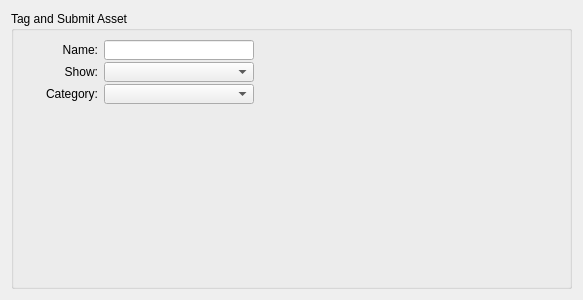
<?xml version="1.0" encoding="UTF-8"?>
<ui version="4.0">
 <class>Dialog</class>
 <widget class="QDialog" name="Dialog">
  <property name="geometry">
   <rect>
    <x>0</x>
    <y>0</y>
    <width>583</width>
    <height>300</height>
   </rect>
  </property>
  <property name="windowTitle">
   <string>Dialog</string>
  </property>
  <layout class="QVBoxLayout" name="verticalLayout">
   <item>
    <widget class="QGroupBox" name="groupBox">
     <property name="title">
      <string>Tag and Submit Asset</string>
     </property>
     <layout class="QVBoxLayout" name="verticalLayout_2">
      <item>
       <layout class="QHBoxLayout" name="horizontalLayout">
        <item>
         <layout class="QGridLayout" name="gridLayout">
          <property name="verticalSpacing">
           <number>2</number>
          </property>
          <item row="0" column="0">
           <widget class="QLabel" name="assetNameLabel">
            <property name="sizePolicy">
             <sizepolicy hsizetype="Fixed" vsizetype="Fixed">
              <horstretch>0</horstretch>
              <verstretch>0</verstretch>
             </sizepolicy>
            </property>
            <property name="minimumSize">
             <size>
              <width>75</width>
              <height>20</height>
             </size>
            </property>
            <property name="maximumSize">
             <size>
              <width>100</width>
              <height>20</height>
             </size>
            </property>
            <property name="text">
             <string>Name:</string>
            </property>
            <property name="alignment">
             <set>Qt::AlignRight|Qt::AlignTrailing|Qt::AlignVCenter</set>
            </property>
           </widget>
          </item>
          <item row="0" column="1">
           <widget class="QLineEdit" name="assetNameTextfield">
            <property name="sizePolicy">
             <sizepolicy hsizetype="Fixed" vsizetype="Fixed">
              <horstretch>0</horstretch>
              <verstretch>0</verstretch>
             </sizepolicy>
            </property>
            <property name="minimumSize">
             <size>
              <width>150</width>
              <height>20</height>
             </size>
            </property>
           </widget>
          </item>
          <item row="1" column="0">
           <widget class="QLabel" name="showLabel">
            <property name="sizePolicy">
             <sizepolicy hsizetype="Fixed" vsizetype="Fixed">
              <horstretch>0</horstretch>
              <verstretch>0</verstretch>
             </sizepolicy>
            </property>
            <property name="minimumSize">
             <size>
              <width>75</width>
              <height>20</height>
             </size>
            </property>
            <property name="maximumSize">
             <size>
              <width>100</width>
              <height>20</height>
             </size>
            </property>
            <property name="text">
             <string>Show:</string>
            </property>
            <property name="alignment">
             <set>Qt::AlignRight|Qt::AlignTrailing|Qt::AlignVCenter</set>
            </property>
           </widget>
          </item>
          <item row="1" column="1">
           <widget class="QComboBox" name="showsMenu">
            <property name="sizePolicy">
             <sizepolicy hsizetype="Fixed" vsizetype="Fixed">
              <horstretch>0</horstretch>
              <verstretch>0</verstretch>
             </sizepolicy>
            </property>
            <property name="minimumSize">
             <size>
              <width>150</width>
              <height>20</height>
             </size>
            </property>
            <property name="maximumSize">
             <size>
              <width>150</width>
              <height>20</height>
             </size>
            </property>
           </widget>
          </item>
          <item row="2" column="0">
           <widget class="QLabel" name="categoriesLabel">
            <property name="sizePolicy">
             <sizepolicy hsizetype="Fixed" vsizetype="Fixed">
              <horstretch>0</horstretch>
              <verstretch>0</verstretch>
             </sizepolicy>
            </property>
            <property name="minimumSize">
             <size>
              <width>75</width>
              <height>20</height>
             </size>
            </property>
            <property name="maximumSize">
             <size>
              <width>100</width>
              <height>20</height>
             </size>
            </property>
            <property name="text">
             <string>Category:</string>
            </property>
            <property name="alignment">
             <set>Qt::AlignRight|Qt::AlignTrailing|Qt::AlignVCenter</set>
            </property>
           </widget>
          </item>
          <item row="2" column="1">
           <widget class="QComboBox" name="categoriesMenu">
            <property name="sizePolicy">
             <sizepolicy hsizetype="Fixed" vsizetype="Fixed">
              <horstretch>0</horstretch>
              <verstretch>0</verstretch>
             </sizepolicy>
            </property>
            <property name="minimumSize">
             <size>
              <width>150</width>
              <height>20</height>
             </size>
            </property>
            <property name="maximumSize">
             <size>
              <width>150</width>
              <height>20</height>
             </size>
            </property>
           </widget>
          </item>
         </layout>
        </item>
        <item>
         <spacer name="horizontalSpacer">
          <property name="orientation">
           <enum>Qt::Horizontal</enum>
          </property>
          <property name="sizeHint" stdset="0">
           <size>
            <width>40</width>
            <height>20</height>
           </size>
          </property>
         </spacer>
        </item>
       </layout>
      </item>
      <item>
       <spacer name="verticalSpacer">
        <property name="orientation">
         <enum>Qt::Vertical</enum>
        </property>
        <property name="sizeHint" stdset="0">
         <size>
          <width>20</width>
          <height>40</height>
         </size>
        </property>
       </spacer>
      </item>
     </layout>
    </widget>
   </item>
  </layout>
 </widget>
 <resources/>
 <connections/>
</ui>
